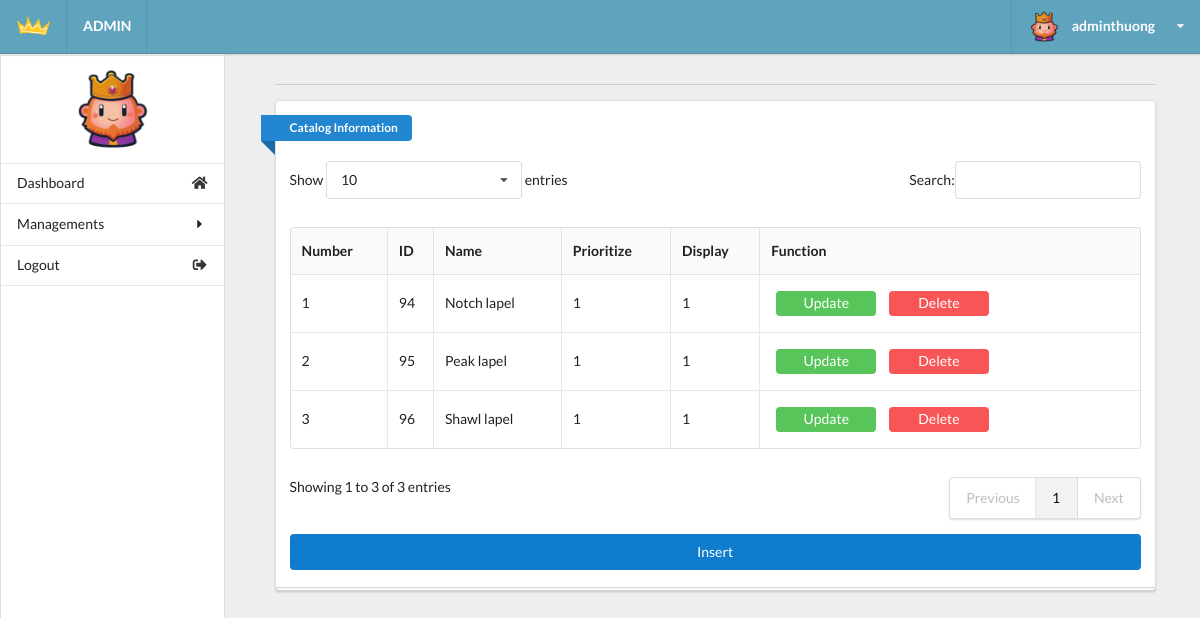
/admin/admin.php?act=catalog (signed in), run on an earlier commit of the app's database.
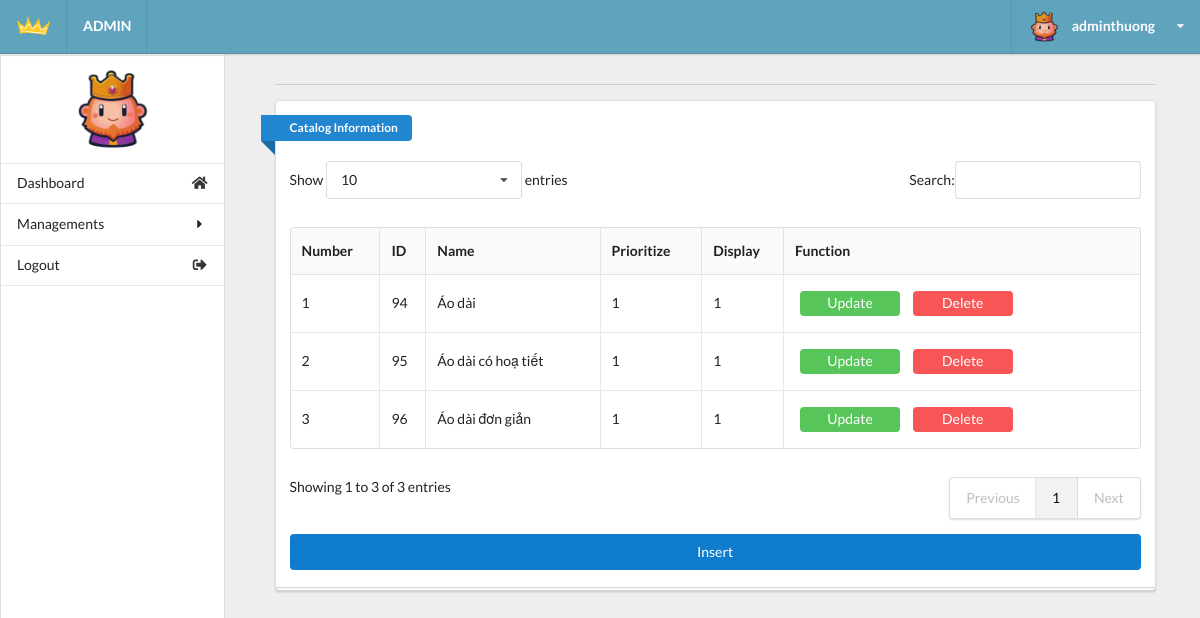
And on a later commit of the database.
### tables this page shows
CREATE TABLE `tbl_catalog` (
  `id_catalog_k` int(4) NOT NULL,
  `catalog_name` varchar(50) NOT NULL,
  `prioritize` int(4) NOT NULL DEFAULT 0,
  `display_ctl` tinyint(1) NOT NULL DEFAULT 1
);

### model/catalogdb.php (called while the page is built, shortened)
<?php
function getall_catalog(){
  $conn=connectdb();
  $stmt = $conn->prepare("SELECT * FROM tbl_catalog");
  $stmt->execute();
  $kq=$stmt->fetchAll();
  return $kq;
}
?>

### admin/catalog.php (the view, shortened to what this page needs)
<div class="right floated thirteen wide computer sixteen wide phone column" id="content">
  <div class="ui container grid">
    <div class="row">
      <div class="fifteen wide computer sixteen wide phone centered column center-table">
        <div class="ui divider"></div>
        <div class="ui grid">
          <div class="sixteen wide computer sixteen wide phone centered column">
            <div class="ui stacked segment">
              <div class="ui blue ribbon icon label">Catalog Information</div>
              <br><br>
              <table id="example" class="ui celled table responsive nowrap unstackable" style="width:100%">
                <thead>
                  <tr>
                    <th>Number</th>
                    <th>ID</th>
                    <th>Name</th>
                    <th>Prioritize</th>
                    <th>Display</th>
                    <th>Function
                    </th>
                  </tr>
                </thead>
                <?php
                if(isset($kq)&&(count($kq)>0)){
                  $i=1;
                  foreach ($kq as $catalog) {
                    echo '
                      <tr>
                         <td>'.$i.'</td>
                        <td>'.$catalog['id_catalog_k'].'</td>
                         <td>'.$catalog['catalog_name'].'</td>
                         <td>'.$catalog['prioritize'].'</td>
                         <td>'.$catalog['display_ctl'].'</td>
                         <td>
                         <div class="frame1">
                         <button class="button-update"><a class="change-a" href="admin.php?act=updateform_catalog&id='.$catalog['id_catalog_k'].'">Update</a></button>
                         <button class="button-delete"><a class="change-a" href="admin.php?act=del_catalog&id='.$catalog['id_catalog_k'].'">Delete</a></button>
                         </div>
                          </td>
                      </tr>
                        ';
                      $i++;
                  }
                }
                ?>
              </table>
              <div>
              <button class="button-insert" ><a class="change-a" href="admin.php?act=insert_catalog&id='1'">Insert</a></button>
              </div>
            </div>
          </div>
        </div>
      </div>
    </div>
  </div>
</div>
</div>
</body>
</html>

What changed in the data, as far as the page shows it:
changed tbl_catalog id 94: catalog_name "Notch lapel" → "Áo dài"
changed tbl_catalog id 95: catalog_name "Peak lapel" → "Áo dài có hoạ tiết"
changed tbl_catalog id 96: catalog_name "Shawl lapel" → "Áo dài đơn giản"
